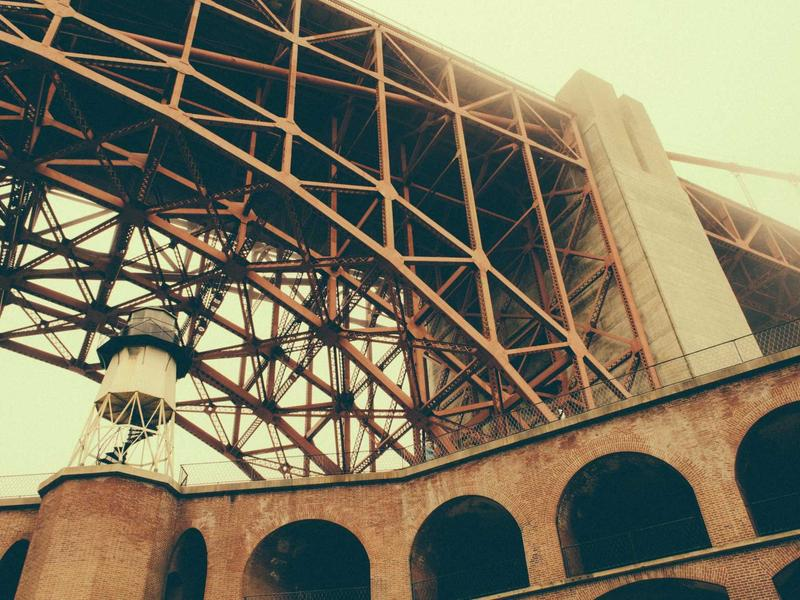
#> input picture data/raw/clean_images/sample_0.jpg, 800 x 600 px
$ python -i library.py   (imports and definitions only)
#> lines starting #> are read from the running program, lines starting #| are printed output that depends on the picture
#> further down, picture is the input picture: shape (600, 800, 3); mean B, G, R 95.5, 118.6, 124.9
import cv2
import numpy as np

# [12 lines left out: function apply_gamma_correction, not called in this run]

def apply_clahe(image, clip_limit=2.0, tile_grid_size=(8, 8)):
    """
    Fixes Low Contrast using Contrast Limited Adaptive Histogram Equalization.
    """
#> called with clip_limit = 2, tile_grid_size = (8, 8)
    # CLAHE is best applied to the Lightness channel in LAB color space
    lab = cv2.cvtColor(image, cv2.COLOR_BGR2LAB)
#> lab: shape (600, 800, 3); mean of channels 0, 1, 2 124.4, 127.7, 141.2
    l, a, b = cv2.split(lab)
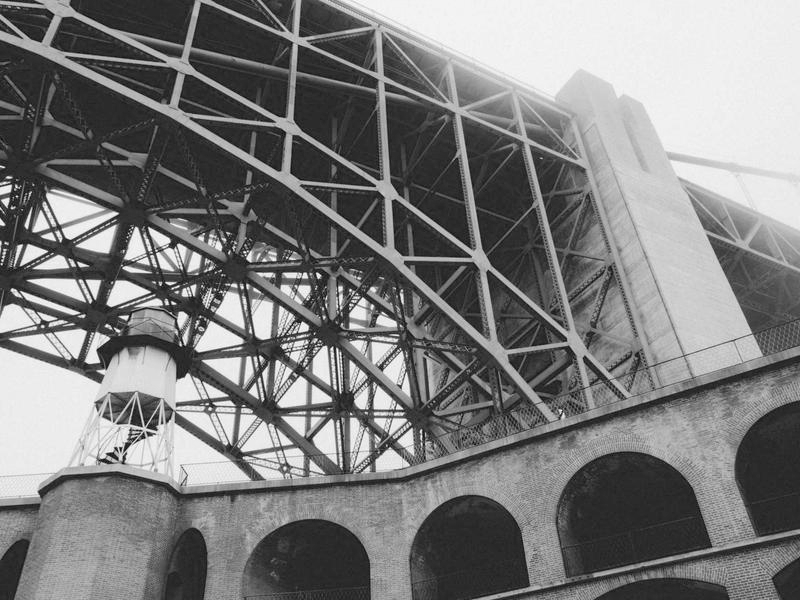
#> l: shape (600, 800); min 6, max 254, mean 124.4
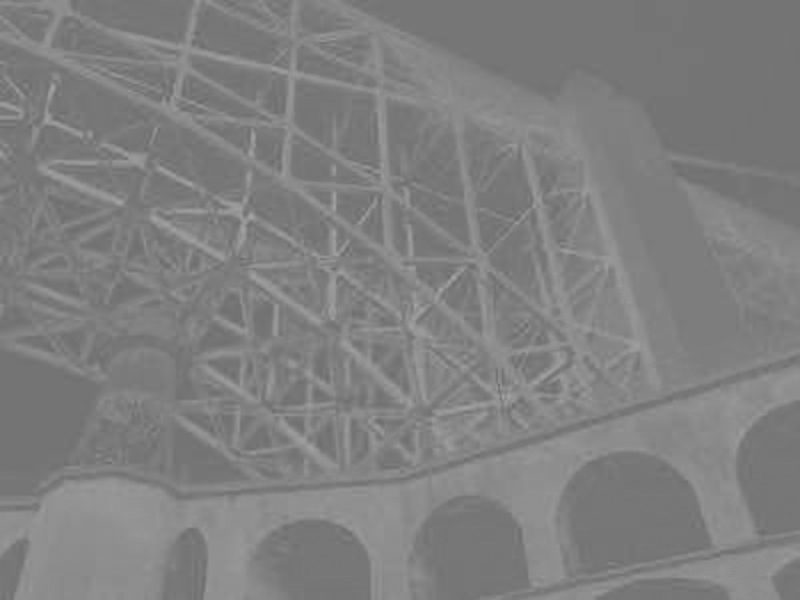
#> a: shape (600, 800); min 106, max 166, mean 127.7
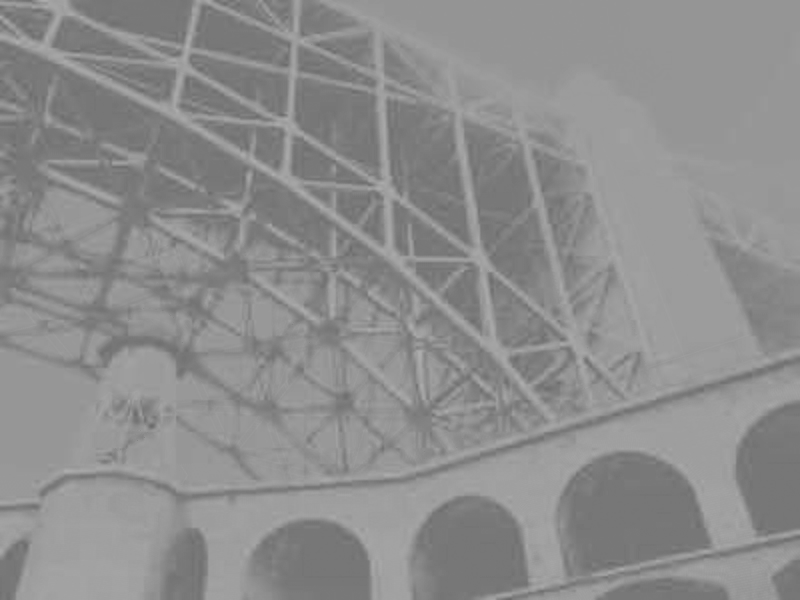
#> b: shape (600, 800); min 105, max 174, mean 141.2

    clahe = cv2.createCLAHE(clipLimit=clip_limit, tileGridSize=tile_grid_size)
    cl = clahe.apply(l)
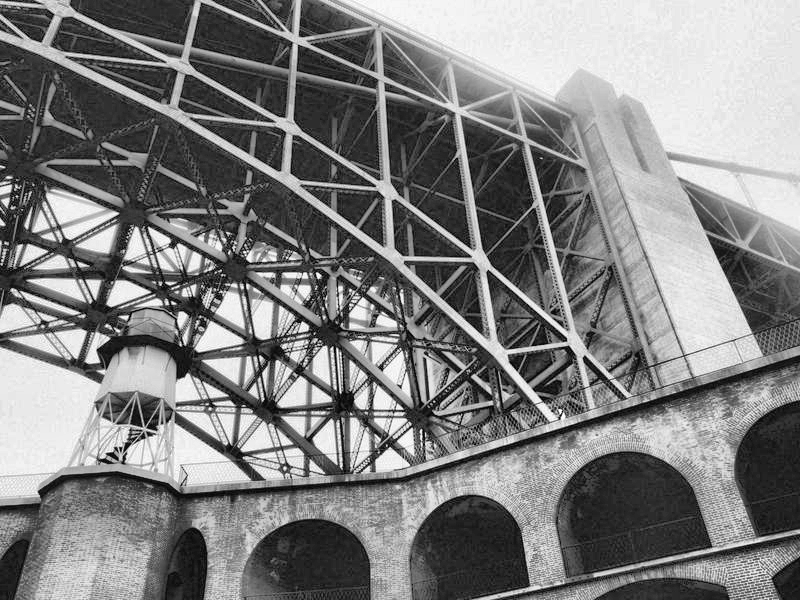
#> cl: shape (600, 800); min 1, max 255, mean 128.2

    limg = cv2.merge((cl, a, b))
#> limg: shape (600, 800, 3); mean of channels 0, 1, 2 128.2, 127.7, 141.2
    return cv2.cvtColor(limg, cv2.COLOR_LAB2BGR)
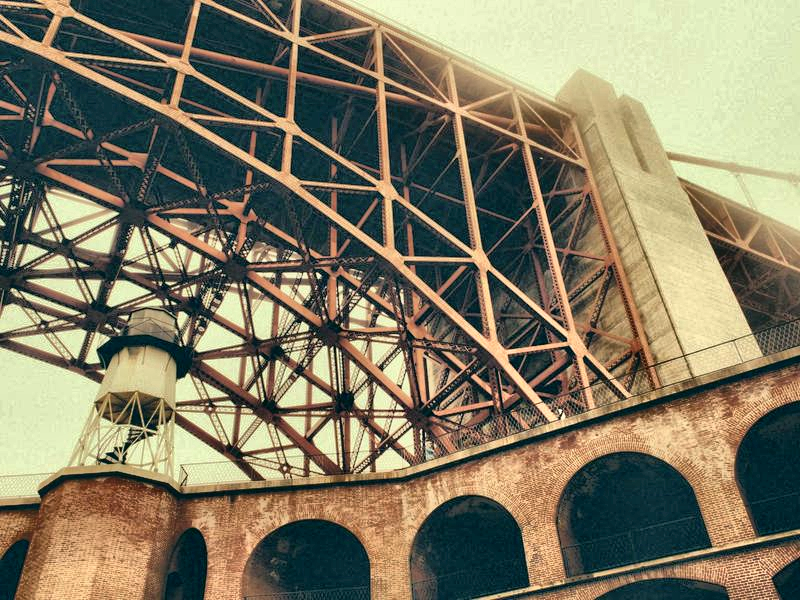
#> returned value: shape (600, 800, 3); mean B, G, R 99.5, 122.9, 129.4

# [41 lines left out: functions apply_denoising, apply_unsharp_mask, apply_exposure_correction, not called in this run]

# [8 lines not run here, left out]

>>> import cv2
>>> picture = cv2.imread('../../data/raw/clean_images/sample_0.jpg')
>>> result = apply_clahe(picture)

$ run again, on data/raw/clean_images/sample_2.jpg
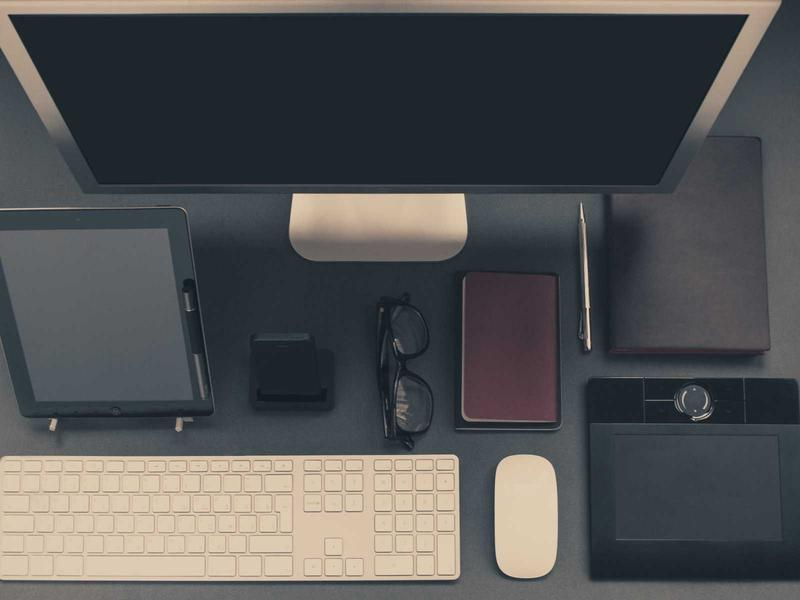
#> input picture data/raw/clean_images/sample_2.jpg, 800 x 600 px
#> picture is the input picture: shape (600, 800, 3); mean B, G, R 83.7, 82.8, 82.4
#> lab: shape (600, 800, 3); mean of channels 0, 1, 2 87.2, 128.2, 126.9
#> in apply_clahe, `l, a, b = cv2.split(lab)`:
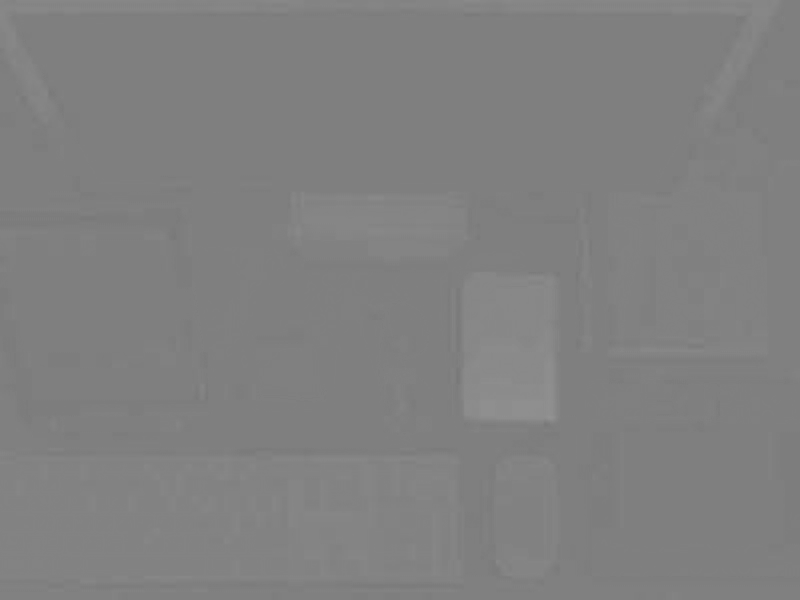
#> a: shape (600, 800); min 120, max 147, mean 128.2
#> limg: shape (600, 800, 3); mean of channels 0, 1, 2 98.2, 128.2, 126.9
#> in apply_clahe, `return cv2.cvtColor(limg, cv2.COLOR_LAB2BGR)`:
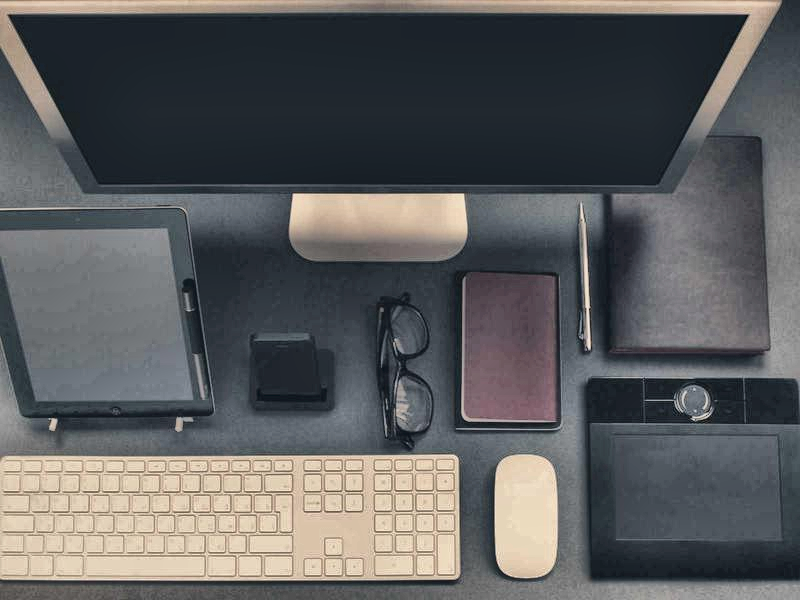
#> returned value: shape (600, 800, 3); mean B, G, R 94.3, 93.4, 92.9

$ run again, on data/raw/clean_images/sample_3.jpg
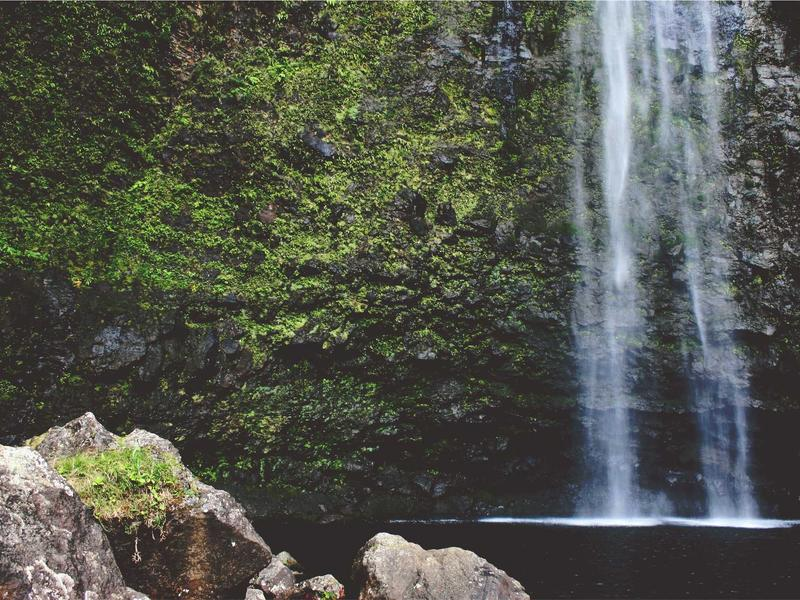
#> input picture data/raw/clean_images/sample_3.jpg, 800 x 600 px
#> picture is the input picture: shape (600, 800, 3); mean B, G, R 76.4, 85.8, 82.7
#> lab: shape (600, 800, 3); mean of channels 0, 1, 2 89.9, 125.3, 133.1
#> in apply_clahe, `l, a, b = cv2.split(lab)`:
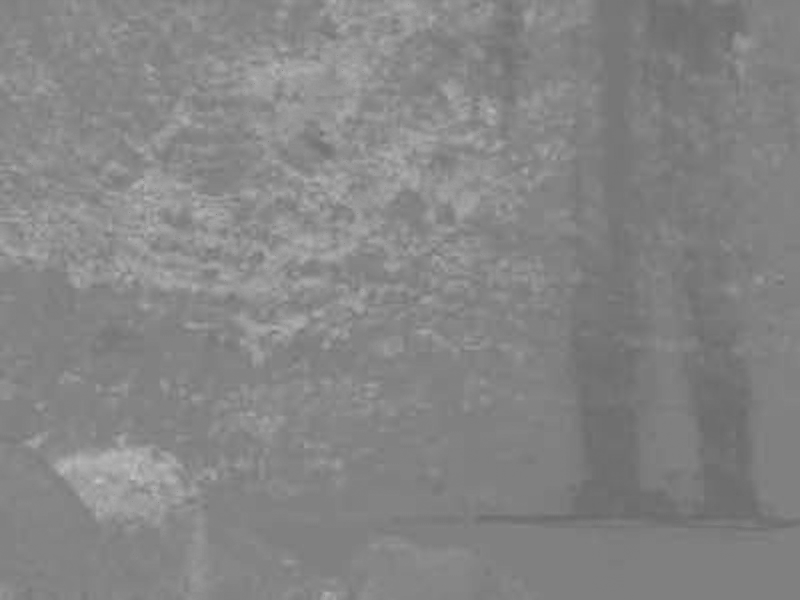
#> b: shape (600, 800); min 105, max 194, mean 133.1
#> limg: shape (600, 800, 3); mean of channels 0, 1, 2 102.3, 125.3, 133.1
#> in apply_clahe, `return cv2.cvtColor(limg, cv2.COLOR_LAB2BGR)`:
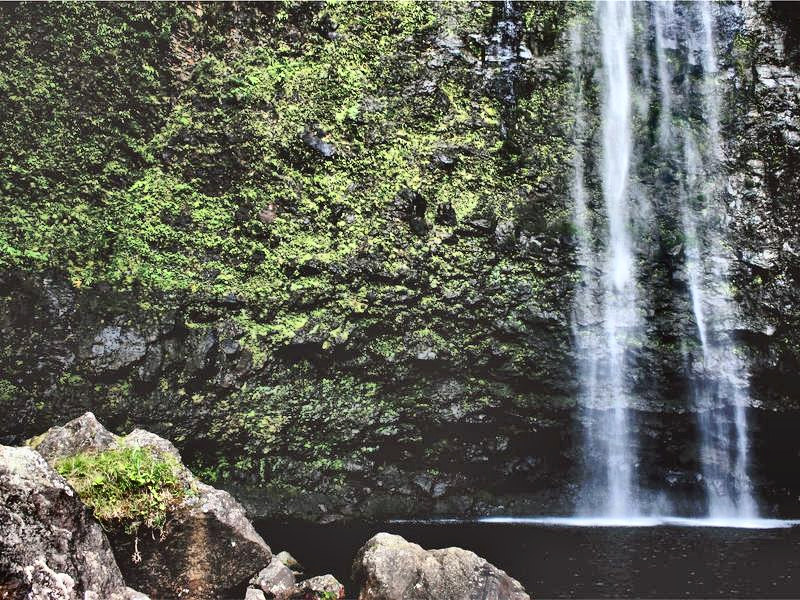
#> returned value: shape (600, 800, 3); mean B, G, R 89.1, 98.9, 95.7
